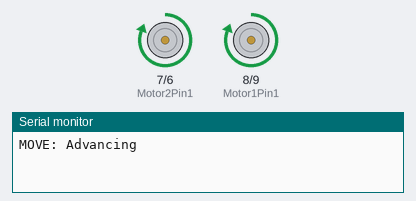
This sketch was run on a simulated Arduino Uno, built with avr-gcc and run on an emulated ATmega328P. On the bench: motor-driver pin pairs drawn as motors (green arrow = first pin HIGH = forward, orange = second pin HIGH = backward, longer = more drive), the last lines printed to the serial monitor.

Above: at 6.0 s.
At 10.0 s:
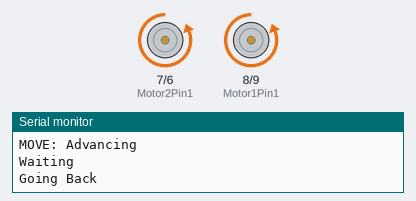
At 18.0 s:
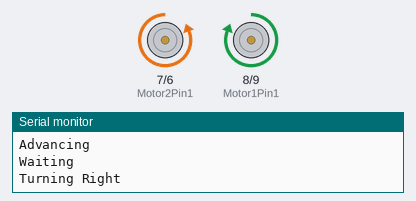
At 28.0 s:
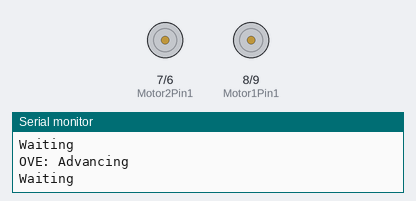
Timing chart, 0 to 31.0 s (numbered marks = the images above):
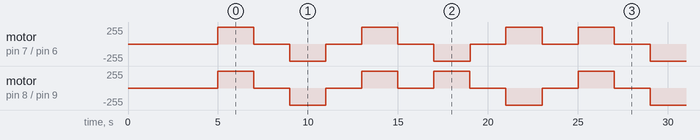

The sketch:

Motor_Test.ino
```cpp
// Project          : MOTOR TEST USING L293D DUAL H BRIDGE
// Version          : BETA v0.8
// Author           : Batuhan Gayretli
// Commencement Date: 08.06.2014
// Last Update      : 24.08.2014

const int Motor1Pin1 = 8;
const int Motor1Pin2 = 9;
const int Motor2Pin1 = 7;
const int Motor2Pin2 = 6;

int count;

void setup() {
  count = 0;
  pinMode(Motor1Pin1, OUTPUT);
  pinMode(Motor1Pin2, OUTPUT);
  pinMode(Motor2Pin1, OUTPUT);
  pinMode(Motor2Pin2, OUTPUT);
  delay(5000);
  Serial.begin(9600);
}


void loop() {
  Serial.print("MOVE: " + count);

  GoForward();
  Serial.println("Advancing");
  delay(2000);
  Stop();
  Serial.println("Waiting");
  delay(2000);

  GoBackward();
  Serial.println("Going Back");
  delay(2000);
  Stop();
  Serial.println("Waiting");
  delay(2000);

  GoForward();
  Serial.println("Advancing");
  delay(2000);
  Stop();
  Serial.println("Waiting");
  delay(2000);

  GoRight();
  Serial.println("Turning Right");
  delay(2000);
  Stop();
  Serial.println("Waiting");
  delay(2000);

  GoLeft();
  Serial.println("Turning Left");
  delay(2000);
  Stop();
  Serial.println("Waiting");
  delay(2000);

  count++;
}

void GoForward(){
  digitalWrite(Motor1Pin2, LOW);
  digitalWrite(Motor1Pin1, HIGH);
  digitalWrite(Motor2Pin2, LOW);
  digitalWrite(Motor2Pin1, HIGH);
}

void GoBackward(){
  digitalWrite(Motor1Pin1, LOW);
  digitalWrite(Motor1Pin2, HIGH);
  digitalWrite(Motor2Pin1, LOW);
  digitalWrite(Motor2Pin2, HIGH);
}

void GoLeft(){
  digitalWrite(Motor1Pin1, LOW);
  digitalWrite(Motor1Pin2, HIGH);
  digitalWrite(Motor2Pin2, LOW);
  digitalWrite(Motor2Pin1, HIGH);
}

void GoRight(){
  digitalWrite(Motor1Pin2, LOW);
  digitalWrite(Motor1Pin1, HIGH);
  digitalWrite(Motor2Pin1, LOW);
  digitalWrite(Motor2Pin2, HIGH);
}

void Stop(){
  digitalWrite(Motor1Pin2, LOW);
  digitalWrite(Motor1Pin1, LOW);
  digitalWrite(Motor2Pin1, LOW);
  digitalWrite(Motor2Pin2, LOW);
}
```

Measured:
- by itself, motor on pin 7 (Motor2Pin1) / pin 6 (Motor2Pin2): repeats every 20.0 s: stopped 2.0 s, backward 255/255 2.0 s, stopped 2.0 s, forward 255/255 2.0 s, stopped 2.0 s, backward 255/255 2.0 s, 2 × (stopped 2.0 s, forward 255/255 2.0 s)
- by itself, motor on pin 8 (Motor1Pin1) / pin 9 (Motor1Pin2): repeats every 20.0 s: stopped 2.0 s, backward 255/255 2.0 s, 2 × (stopped 2.0 s, forward 255/255 2.0 s), stopped 2.0 s, backward 255/255 2.0 s, stopped 2.0 s, forward 255/255 2.0 s
